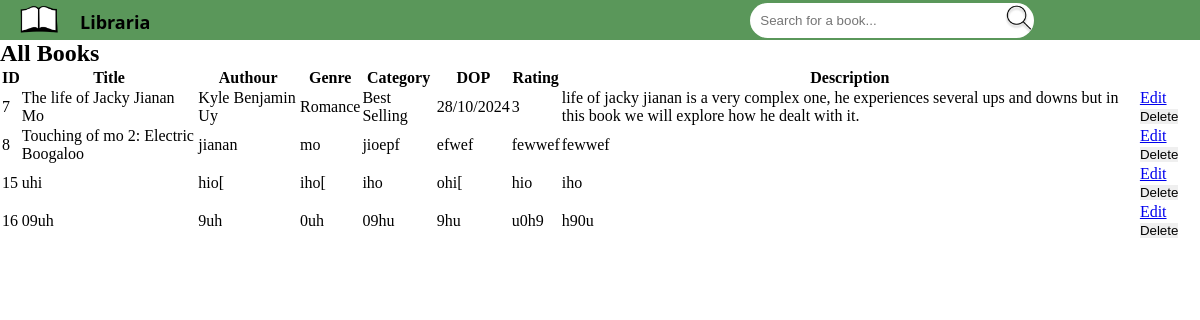
/viewbooks, run on an earlier commit of the app's database.
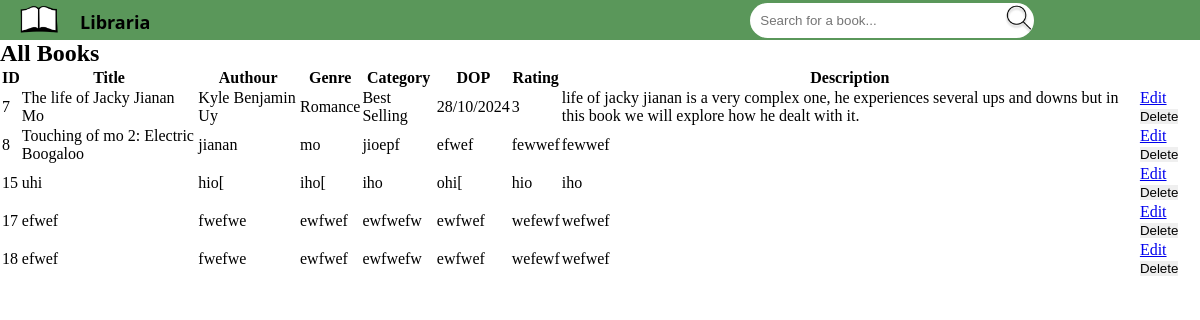
And on a later commit of the database.
### tables this page shows
CREATE TABLE "library" (
	"Id"	INTEGER NOT NULL UNIQUE,
	"Title"	TEXT NOT NULL,
	"Authour"	TEXT NOT NULL,
	"Genre"	TEXT NOT NULL,
	"Category"	TEXT NOT NULL,
	"Published"	TEXT NOT NULL,
	"Rating"	INTEGER NOT NULL,
	"Description"	TEXT NOT NULL,
	PRIMARY KEY("Id" AUTOINCREMENT)
);

### app.py (the view)
@app.route('/viewbooks', methods=('POST', 'GET'))
def viewbooks():
    conn = get_db_connection()
    sql = "SELECT * FROM library"
    books = conn.execute(sql).fetchall()
    conn.close()
    return render_template('allbooks.html', books=books)

### app.py (called while the page is built)
def get_db_connection():
    conn = sqlite3.connect('book.db')
    conn.row_factory = sqlite3.Row
    return conn

### templates/allbooks.html
{% extends "index.html" %}
{% block body %}
{% block content %}
<body>
<h2>All Books</h2>
<table id="viewbooks">
    <thead>
        <tr>
            <th>ID</th>
            <th>Title</th>
            <th>Authour</th>
            <th>Genre</th>
            <th>Category</th>
            <th>DOP</th>
            <th>Rating</th>
            <th>Description</th>
        </tr>
    </thead>
    <tbody>
        {% for books in books %}
        <tr>
            <td>{{ books.id }}</td>
            <td>{{ books.title }}</td>
            <td>{{ books.authour }}</td>
            <td>{{ books.genre }}</td>
            <td>{{ books.category }}</td>
            <td>{{ books.published }}</td>
            <td>{{ books.rating }}</td>
            <td>{{ books.description }}</td>
            <td>
                <a href="{{ url_for('edit_book', id=books.id) }}">Edit</a>
                <form action="{{ url_for('delete_book', id=books.id) }}" method="post" style="display:inline;">
                    <button type="submit">Delete</button>
            </td>
        </tr>
        {% endfor %}
    </tbody>
</table>
{% endblock %}
</body>
</html>
{% endblock %}

### templates/index.html (shortened to what this page needs)
<!DOCTYPE html>
<html>
<head>
    <link rel="stylesheet" href="{{ url_for('static', filename='stylesheet.css') }}">
</head>
<body>
    <ul id="navbar">
        <li class="navitem"><a id="navtext" href="{{ url_for('index') }}"><img src="{{ url_for('static', filename='logo.png') }}" id="logo"/></a></li>
        <li class="navitem"><a id="navtext" href="{{ url_for('index') }}">Libraria</a></li>
        <input id="search" class="searchicon" type="text" placeholder="Search for a book...">
        <li class="navright"><a id="navtext" href="{{ url_for('viewbooks') }}">View books</a></li>
        <li class="navright"><a id="navtext" href="{{ url_for('newbook') }}"><img id="addbook" src="{{ url_for('static', filename='addbook.png') }}" /></a></li>
    </ul>
{% block body %}{% endblock %}

### static/stylesheet.css (style rules this page uses)
* { margin: 0; padding: 0; border: 0; }
#navbar { list-style-type: none; overflow: hidden; background-color: #5A975A; margin: 0px; padding: 0px; height: 40px; }
.navitem { float: left; }
#logo { float: left; width: 40px; height: 20px; margin: 0px; padding: 0px; object-fit: cover; overflow: visible; }
#navtext { display: block; font-family: 'Segoe UI', Tahoma, Geneva, Verdana, sans-serif; color: black; text-align: center; padding-top: 10px; padding-left: 20px; text-decoration: none; font-weight: bold; font-size: large; }
#search { margin-top: 3px; margin-left: 600px; width: 22%; border-radius: 20px; padding: 10px; background-color: white; }
.searchicon { background: url("magnify.png") no-repeat right; background-size: 30px; margin-right: 100px; }
.navright { float: right; object-fit: cover; padding-right: 5px; padding-bottom: 10px; size: 10px; }
#viewbooks { border-color: black; border: 100px; }

What changed in the data, as far as the page shows it:
removed library: id "16", title "09uh", authour "9uh", genre "0uh", category "09hu", published "9hu", rating "u0h9", description "h90u"
added library: id "17", title "efwef", authour "fwefwe", genre "ewfwef", category "ewfwefw", published "ewfwef", rating "wefewf", description "wefwef"
added library: id "18", title "efwef", authour "fwefwe", genre "ewfwef", category "ewfwefw", published "ewfwef", rating "wefewf", description "wefwef"
